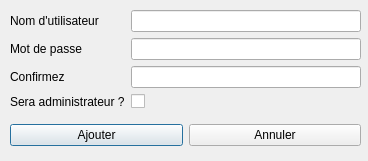
<?xml version="1.0" encoding="UTF-8"?>
<ui version="4.0">
 <class>AddUser</class>
 <widget class="QDialog" name="AddUser">
  <property name="geometry">
   <rect>
    <x>0</x>
    <y>0</y>
    <width>368</width>
    <height>161</height>
   </rect>
  </property>
  <property name="minimumSize">
   <size>
    <width>368</width>
    <height>161</height>
   </size>
  </property>
  <property name="maximumSize">
   <size>
    <width>368</width>
    <height>161</height>
   </size>
  </property>
  <property name="windowTitle">
   <string>Dialog</string>
  </property>
  <widget class="QWidget" name="formLayoutWidget">
   <property name="geometry">
    <rect>
     <x>10</x>
     <y>10</y>
     <width>351</width>
     <height>101</height>
    </rect>
   </property>
   <layout class="QFormLayout" name="formLayout">
    <item row="0" column="0">
     <widget class="QLabel" name="userNameLabel">
      <property name="text">
       <string>Nom d'utilisateur</string>
      </property>
     </widget>
    </item>
    <item row="1" column="0">
     <widget class="QLabel" name="passwordLabel">
      <property name="text">
       <string>Mot de passe</string>
      </property>
     </widget>
    </item>
    <item row="3" column="1">
     <widget class="QCheckBox" name="isAdminCheckbox">
      <property name="text">
       <string/>
      </property>
     </widget>
    </item>
    <item row="0" column="1">
     <widget class="QLineEdit" name="userNamefield"/>
    </item>
    <item row="1" column="1">
     <widget class="QLineEdit" name="passwordField"/>
    </item>
    <item row="3" column="0">
     <widget class="QLabel" name="isAdminLabel">
      <property name="text">
       <string>Sera administrateur ?</string>
      </property>
     </widget>
    </item>
    <item row="2" column="0">
     <widget class="QLabel" name="confirmLabel">
      <property name="text">
       <string>Confirmez</string>
      </property>
     </widget>
    </item>
    <item row="2" column="1">
     <widget class="QLineEdit" name="confirmField"/>
    </item>
   </layout>
  </widget>
  <widget class="QWidget" name="horizontalLayoutWidget">
   <property name="geometry">
    <rect>
     <x>10</x>
     <y>120</y>
     <width>351</width>
     <height>31</height>
    </rect>
   </property>
   <layout class="QHBoxLayout" name="horizontalLayout">
    <item>
     <widget class="QPushButton" name="addButton">
      <property name="text">
       <string>Ajouter</string>
      </property>
     </widget>
    </item>
    <item>
     <widget class="QPushButton" name="cancelButton">
      <property name="text">
       <string>Annuler</string>
      </property>
     </widget>
    </item>
   </layout>
  </widget>
 </widget>
 <resources/>
 <connections/>
</ui>
